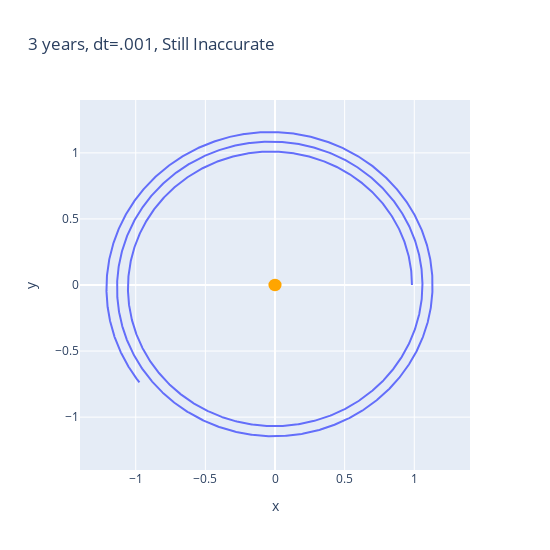

Write notebook code for a chart like this one.
### Code cell
import plotly.graph_objects as go
fig = go.Figure(data=[go.Scatter(x=xpos, y=ypos)],layout=go.Layout(
                title=go.layout.Title(text="3 years, dt=.001, Still Inaccurate"),
                width=550,height=550))
fig.update_xaxes(range=[-1.4, 1.4])
fig.update_yaxes(range=[-1.4, 1.4])
fig.update_layout(xaxis_title="x",yaxis_title="y",shapes=[dict(type="circle",xref="x",
                  yref="y",fillcolor="Orange",x0=-.04,y0=-.04,x1=.04,y1=.04,
                  line_color="Orange",),])
fig.show()

### Figure 1 — Plotly figure (JSON) as saved in the notebook; plotly's stock layout.template omitted (floating-point values rounded to 4 significant figures; data arrays with more than 128 entries replaced by an {"elided": "..."} marker saying what was removed)
{"data": [{"type": "scatter", "x": {"elided": "3002 float values"}, "y": {"elided": "3002 float values"}}], "layout": {"height": 550, "shapes": [{"fillcolor": "Orange", "line": {"color": "Orange"}, "type": "circle", "x0": -0.04, "x1": 0.04, "xref": "x", "y0": -0.04, "y1": 0.04, "yref": "y"}], "title": {"text": "3 years, dt=.001, Still Inaccurate"}, "width": 550, "xaxis": {"range": [-1.4, 1.4], "title": {"text": "x"}}, "yaxis": {"range": [-1.4, 1.4], "title": {"text": "y"}}}}
